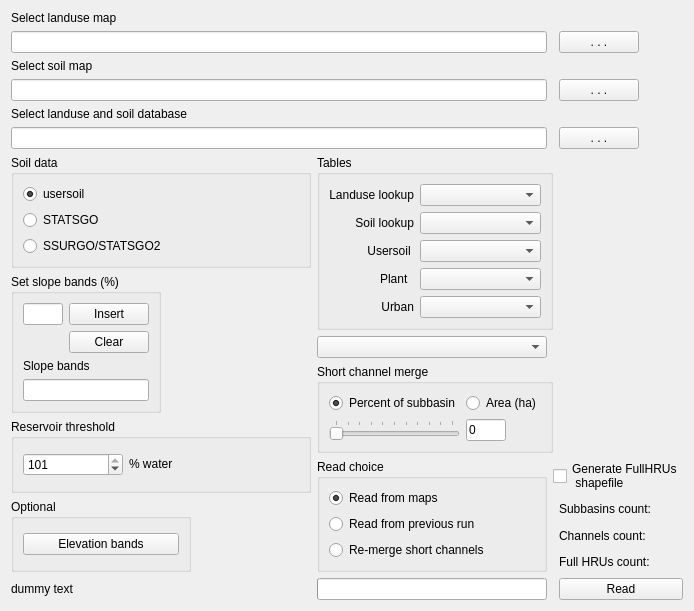
     <widget class="QWidget" name="tab">
      <attribute name="title">
       <string>Landuse and soil</string>
      </attribute>
      <layout class="QGridLayout" name="gridLayout_2">
       <item row="0" column="0">
        <widget class="QLabel" name="selectLanduseLabel">
         <property name="text">
          <string>Select landuse map</string>
         </property>
        </widget>
       </item>
       <item row="1" column="3">
        <widget class="QPushButton" name="selectLanduseButton">
         <property name="sizePolicy">
          <sizepolicy hsizetype="Fixed" vsizetype="Fixed">
           <horstretch>0</horstretch>
           <verstretch>0</verstretch>
          </sizepolicy>
         </property>
         <property name="toolTip">
          <string>Select landuse raster</string>
         </property>
         <property name="autoFillBackground">
          <bool>false</bool>
         </property>
         <property name="text">
          <string>. . .</string>
         </property>
         <property name="autoDefault">
          <bool>false</bool>
         </property>
         <property name="flat">
          <bool>false</bool>
         </property>
         <property name="browseButton" stdset="0">
          <bool>true</bool>
         </property>
        </widget>
       </item>
       <item row="2" column="0">
        <widget class="QLabel" name="selectSoilLabel">
         <property name="text">
          <string>Select soil map</string>
         </property>
        </widget>
       </item>
       <item row="3" column="3">
        <widget class="QPushButton" name="selectSoilButton">
         <property name="sizePolicy">
          <sizepolicy hsizetype="Fixed" vsizetype="Fixed">
           <horstretch>0</horstretch>
           <verstretch>0</verstretch>
          </sizepolicy>
         </property>
         <property name="toolTip">
          <string>Select soil raster</string>
         </property>
         <property name="text">
          <string>. . .</string>
         </property>
         <property name="autoDefault">
          <bool>false</bool>
         </property>
        </widget>
       </item>
       <item row="4" column="0">
        <widget class="QLabel" name="dbLabel">
         <property name="text">
          <string>Select landuse and soil database</string>
         </property>
        </widget>
       </item>
       <item row="5" column="3">
        <widget class="QPushButton" name="selectPlantSoilDatabaseButton">
         <property name="sizePolicy">
          <sizepolicy hsizetype="Fixed" vsizetype="Fixed">
           <horstretch>0</horstretch>
           <verstretch>0</verstretch>
          </sizepolicy>
         </property>
         <property name="toolTip">
          <string>Select database with tables defining landuse and soil attributes</string>
         </property>
         <property name="text">
          <string>. . .</string>
         </property>
         <property name="autoDefault">
          <bool>false</bool>
         </property>
        </widget>
       </item>
       <item row="6" column="0">
        <widget class="QGroupBox" name="soilGroup">
         <property name="minimumSize">
          <size>
           <width>0</width>
           <height>0</height>
          </size>
         </property>
         <property name="maximumSize">
          <size>
           <width>16777215</width>
           <height>16777215</height>
          </size>
         </property>
         <property name="title">
          <string>Soil data</string>
         </property>
         <layout class="QGridLayout" name="gridLayout_15">
          <item row="0" column="0">
           <widget class="QRadioButton" name="usersoilButton">
            <property name="text">
             <string>usersoil</string>
            </property>
            <property name="checked">
             <bool>true</bool>
            </property>
           </widget>
          </item>
          <item row="1" column="0">
           <widget class="QRadioButton" name="STATSGOButton">
            <property name="text">
             <string>STATSGO</string>
            </property>
           </widget>
          </item>
          <item row="2" column="0">
           <widget class="QRadioButton" name="SSURGOButton">
            <property name="text">
             <string>SSURGO/STATSGO2</string>
            </property>
           </widget>
          </item>
         </layout>
        </widget>
       </item>
       <item row="6" column="1" rowspan="2" colspan="2">
        <widget class="QGroupBox" name="tableGroup">
         <property name="title">
          <string>Tables</string>
         </property>
         <layout class="QGridLayout" name="gridLayout_3">
          <item row="0" column="0">
           <widget class="QLabel" name="landuseTableLabel">
            <property name="text">
             <string>Landuse lookup</string>
            </property>
            <property name="alignment">
             <set>Qt::AlignRight|Qt::AlignTrailing|Qt::AlignVCenter</set>
            </property>
           </widget>
          </item>
          <item row="0" column="1">
           <widget class="QComboBox" name="selectLanduseTable">
            <property name="sizePolicy">
             <sizepolicy hsizetype="MinimumExpanding" vsizetype="Fixed">
              <horstretch>0</horstretch>
              <verstretch>0</verstretch>
             </sizepolicy>
            </property>
            <property name="toolTip">
             <string>&lt;html&gt;&lt;head/&gt;&lt;body&gt;&lt;p&gt;Select table in project database mapping landuse grid values to  landuse codes defined in either a plant or urban landuse table in the landuse and soil database&lt;/p&gt;&lt;/body&gt;&lt;/html&gt;</string>
            </property>
           </widget>
          </item>
          <item row="1" column="0">
           <widget class="QLabel" name="soilTableLabel">
            <property name="text">
             <string>Soil lookup</string>
            </property>
            <property name="alignment">
             <set>Qt::AlignRight|Qt::AlignTrailing|Qt::AlignVCenter</set>
            </property>
           </widget>
          </item>
          <item row="1" column="1">
           <widget class="QComboBox" name="selectSoilTable">
            <property name="sizePolicy">
             <sizepolicy hsizetype="MinimumExpanding" vsizetype="Fixed">
              <horstretch>0</horstretch>
              <verstretch>0</verstretch>
             </sizepolicy>
            </property>
            <property name="toolTip">
             <string>&lt;html&gt;&lt;head/&gt;&lt;body&gt;&lt;p&gt;Select table in project database mapping soil raster values to soil names in a usersoil table in the landuse and soil database&lt;/p&gt;&lt;/body&gt;&lt;/html&gt;</string>
            </property>
           </widget>
          </item>
          <item row="2" column="0">
           <widget class="QLabel" name="selectUsersoilTableLabel">
            <property name="text">
             <string>Usersoil </string>
            </property>
            <property name="scaledContents">
             <bool>false</bool>
            </property>
            <property name="alignment">
             <set>Qt::AlignRight|Qt::AlignTrailing|Qt::AlignVCenter</set>
            </property>
           </widget>
          </item>
          <item row="2" column="1">
           <widget class="QComboBox" name="selectUsersoilTable">
            <property name="sizePolicy">
             <sizepolicy hsizetype="MinimumExpanding" vsizetype="Fixed">
              <horstretch>0</horstretch>
              <verstretch>0</verstretch>
             </sizepolicy>
            </property>
            <property name="toolTip">
             <string>&lt;html&gt;&lt;head/&gt;&lt;body&gt;&lt;p&gt;Select table in landuse and soil database providing soil attributes.&lt;/p&gt;&lt;/body&gt;&lt;/html&gt;</string>
            </property>
           </widget>
          </item>
          <item row="3" column="0">
           <widget class="QLabel" name="selectPlantTableLabel">
            <property name="text">
             <string>Plant  </string>
            </property>
            <property name="alignment">
             <set>Qt::AlignRight|Qt::AlignTrailing|Qt::AlignVCenter</set>
            </property>
           </widget>
          </item>
          <item row="3" column="1">
           <widget class="QComboBox" name="selectPlantTable">
            <property name="sizePolicy">
             <sizepolicy hsizetype="MinimumExpanding" vsizetype="Fixed">
              <horstretch>0</horstretch>
              <verstretch>0</verstretch>
             </sizepolicy>
            </property>
            <property name="toolTip">
             <string>&lt;html&gt;&lt;head/&gt;&lt;body&gt;&lt;p&gt;Select table in landuse and soil database providing plantl attributes.&lt;/p&gt;&lt;/body&gt;&lt;/html&gt;</string>
            </property>
           </widget>
          </item>
          <item row="4" column="0">
           <widget class="QLabel" name="selectUrbanTableLabel">
            <property name="text">
             <string>Urban</string>
            </property>
            <property name="alignment">
             <set>Qt::AlignRight|Qt::AlignTrailing|Qt::AlignVCenter</set>
            </property>
           </widget>
          </item>
          <item row="4" column="1">
           <widget class="QComboBox" name="selectUrbanTable">
            <property name="sizePolicy">
             <sizepolicy hsizetype="MinimumExpanding" vsizetype="Fixed">
              <horstretch>0</horstretch>
              <verstretch>0</verstretch>
             </sizepolicy>
            </property>
            <property name="toolTip">
             <string>&lt;html&gt;&lt;head/&gt;&lt;body&gt;&lt;p&gt;Select table in landuse and soil database providing urban landuse attributes.&lt;/p&gt;&lt;/body&gt;&lt;/html&gt;</string>
            </property>
           </widget>
          </item>
         </layout>
        </widget>
       </item>
       <item row="7" column="0" rowspan="3">
        <widget class="QGroupBox" name="slopeGroup">
         <property name="sizePolicy">
          <sizepolicy hsizetype="Preferred" vsizetype="Preferred">
           <horstretch>0</horstretch>
           <verstretch>0</verstretch>
          </sizepolicy>
         </property>
         <property name="maximumSize">
          <size>
           <width>150</width>
           <height>16777215</height>
          </size>
         </property>
         <property name="title">
          <string>Set slope bands (%)</string>
         </property>
         <layout class="QGridLayout" name="gridLayout_4">
          <item row="1" column="1">
           <widget class="QPushButton" name="clearButton">
            <property name="sizePolicy">
             <sizepolicy hsizetype="MinimumExpanding" vsizetype="Fixed">
              <horstretch>0</horstretch>
              <verstretch>0</verstretch>
             </sizepolicy>
            </property>
            <property name="toolTip">
             <string>Cancel all slope bands</string>
            </property>
            <property name="text">
             <string>Clear</string>
            </property>
            <property name="autoDefault">
             <bool>false</bool>
            </property>
           </widget>
          </item>
          <item row="0" column="0">
           <widget class="QLineEdit" name="slopeBand">
            <property name="toolTip">
             <string>Enter a slope percent value to be a new boundary between slope bands.</string>
            </property>
           </widget>
          </item>
          <item row="2" column="0" colspan="2">
           <widget class="QLabel" name="slopeBandsLabel">
            <property name="text">
             <string>Slope bands</string>
            </property>
           </widget>
          </item>
          <item row="3" column="0" colspan="2">
           <widget class="QLineEdit" name="slopeBrowser">
            <property name="readOnly">
             <bool>true</bool>
            </property>
           </widget>
          </item>
          <item row="1" column="0">
           <spacer name="horizontalSpacer">
            <property name="orientation">
             <enum>Qt::Horizontal</enum>
            </property>
            <property name="sizeHint" stdset="0">
             <size>
              <width>40</width>
              <height>20</height>
             </size>
            </property>
           </spacer>
          </item>
          <item row="0" column="1">
           <widget class="QPushButton" name="insertButton">
            <property name="sizePolicy">
             <sizepolicy hsizetype="MinimumExpanding" vsizetype="Fixed">
              <horstretch>0</horstretch>
              <verstretch>0</verstretch>
             </sizepolicy>
            </property>
            <property name="toolTip">
             <string>Insert a new division between slope bands</string>
            </property>
            <property name="text">
             <string>Insert</string>
            </property>
            <property name="autoDefault">
             <bool>false</bool>
            </property>
           </widget>
          </item>
         </layout>
         <zorder>clearButton</zorder>
         <zorder>slopeBand</zorder>
         <zorder>slopeBandsLabel</zorder>
         <zorder>slopeBrowser</zorder>
         <zorder>horizontalSpacer</zorder>
         <zorder>insertButton</zorder>
        </widget>
       </item>
       <item row="8" column="1">
        <widget class="QComboBox" name="floodplainCombo">
         <property name="sizePolicy">
          <sizepolicy hsizetype="Expanding" vsizetype="Fixed">
           <horstretch>0</horstretch>
           <verstretch>0</verstretch>
          </sizepolicy>
         </property>
         <property name="toolTip">
          <string/>
         </property>
         <property name="maxVisibleItems">
          <number>20</number>
         </property>
        </widget>
       </item>
       <item row="9" column="1" rowspan="2" colspan="2">
        <widget class="QGroupBox" name="shortChannelGroup">
         <property name="sizePolicy">
          <sizepolicy hsizetype="Preferred" vsizetype="Preferred">
           <horstretch>0</horstretch>
           <verstretch>0</verstretch>
          </sizepolicy>
         </property>
         <property name="toolTip">
          <string>&lt;html&gt;&lt;head/&gt;&lt;body&gt;&lt;p&gt;Short channels can occur when stream junctions happen to be close together. There is an option to merge them, and hence their landscape units, by selecting a threshold of either a percentage of the subbasin area or an area in hectares. Channels with a drainage area less than the threshold will, where possible, be merged with a downstream channel. Channels are not merged if they have a user-defined reservoir, or if the downstream channel is in a different subbasin. Setting the threshold to zero prevents any merging.&lt;/p&gt;&lt;/body&gt;&lt;/html&gt;</string>
         </property>
         <property name="title">
          <string>Short channel merge</string>
         </property>
         <layout class="QGridLayout" name="gridLayout_5">
          <item row="1" column="0">
           <widget class="QSlider" name="channelMergeSlider">
            <property name="sizePolicy">
             <sizepolicy hsizetype="Expanding" vsizetype="Fixed">
              <horstretch>0</horstretch>
              <verstretch>0</verstretch>
             </sizepolicy>
            </property>
            <property name="maximum">
             <number>100</number>
            </property>
            <property name="orientation">
             <enum>Qt::Horizontal</enum>
            </property>
            <property name="tickPosition">
             <enum>QSlider::TicksAbove</enum>
            </property>
           </widget>
          </item>
          <item row="1" column="1">
           <widget class="QLineEdit" name="channelMergeVal">
            <property name="maximumSize">
             <size>
              <width>40</width>
              <height>16777215</height>
             </size>
            </property>
            <property name="text">
             <string>0</string>
            </property>
           </widget>
          </item>
          <item row="0" column="1">
           <widget class="QRadioButton" name="channelAreaButton">
            <property name="text">
             <string>Area (ha)</string>
            </property>
           </widget>
          </item>
          <item row="0" column="0">
           <widget class="QRadioButton" name="channelPercentButton">
            <property name="text">
             <string>Percent of subbasin</string>
            </property>
            <property name="checked">
             <bool>true</bool>
            </property>
           </widget>
          </item>
         </layout>
        </widget>
       </item>
       <item row="10" column="0" rowspan="2">
        <widget class="QGroupBox" name="reservoirBox">
         <property name="sizePolicy">
          <sizepolicy hsizetype="Preferred" vsizetype="Preferred">
           <horstretch>0</horstretch>
           <verstretch>0</verstretch>
          </sizepolicy>
         </property>
         <property name="maximumSize">
          <size>
           <width>16777215</width>
           <height>16777215</height>
          </size>
         </property>
         <property name="toolTip">
          <string>&lt;html&gt;&lt;head/&gt;&lt;body&gt;&lt;p&gt;Percent of area that mus tbe water to form a reservoir for this channel. The area is the area draining to the channel if no landscape, else the floodplain of the channel.  The default setting of 101 means tht no reservoirs will be formed other than those selected during delineation.&lt;/p&gt;&lt;/body&gt;&lt;/html&gt;</string>
         </property>
         <property name="title">
          <string>Reservoir threshold</string>
         </property>
         <layout class="QGridLayout" name="gridLayout_6">
          <item row="0" column="0">
           <widget class="QSpinBox" name="reservoirThreshold">
            <property name="sizePolicy">
             <sizepolicy hsizetype="Preferred" vsizetype="Fixed">
              <horstretch>0</horstretch>
              <verstretch>0</verstretch>
             </sizepolicy>
            </property>
            <property name="maximumSize">
             <size>
              <width>100</width>
              <height>16777215</height>
             </size>
            </property>
            <property name="toolTip">
             <string/>
            </property>
            <property name="maximum">
             <number>101</number>
            </property>
            <property name="value">
             <number>101</number>
            </property>
           </widget>
          </item>
          <item row="0" column="1">
           <widget class="QLabel" name="reservoirPercent">
            <property name="sizePolicy">
             <sizepolicy hsizetype="Preferred" vsizetype="Fixed">
              <horstretch>0</horstretch>
              <verstretch>0</verstretch>
             </sizepolicy>
            </property>
            <property name="text">
             <string>% water</string>
            </property>
            <property name="wordWrap">
             <bool>true</bool>
            </property>
           </widget>
          </item>
         </layout>
        </widget>
       </item>
       <item row="11" column="1" rowspan="4">
        <widget class="QGroupBox" name="readChoiceGroup">
         <property name="sizePolicy">
          <sizepolicy hsizetype="Preferred" vsizetype="Preferred">
           <horstretch>0</horstretch>
           <verstretch>0</verstretch>
          </sizepolicy>
         </property>
         <property name="title">
          <string>Read choice</string>
         </property>
         <layout class="QGridLayout" name="gridLayout">
          <item row="2" column="0">
           <widget class="QRadioButton" name="readFromPrevious">
            <property name="sizePolicy">
             <sizepolicy hsizetype="Expanding" vsizetype="Fixed">
              <horstretch>0</horstretch>
              <verstretch>0</verstretch>
             </sizepolicy>
            </property>
            <property name="text">
             <string>Read from previous run</string>
            </property>
           </widget>
          </item>
          <item row="3" column="0">
           <widget class="QRadioButton" name="remerge">
            <property name="sizePolicy">
             <sizepolicy hsizetype="Expanding" vsizetype="Fixed">
              <horstretch>0</horstretch>
              <verstretch>0</verstretch>
             </sizepolicy>
            </property>
            <property name="text">
             <string>Re-merge short channels</string>
            </property>
           </widget>
          </item>
          <item row="0" column="0">
           <widget class="QRadioButton" name="readFromMaps">
            <property name="sizePolicy">
             <sizepolicy hsizetype="Expanding" vsizetype="Fixed">
              <horstretch>0</horstretch>
              <verstretch>0</verstretch>
             </sizepolicy>
            </property>
            <property name="text">
             <string>Read from maps</string>
            </property>
            <property name="checked">
             <bool>true</bool>
            </property>
           </widget>
          </item>
         </layout>
        </widget>
       </item>
       <item row="11" column="2" colspan="2">
        <widget class="QCheckBox" name="generateFullHRUs">
         <property name="sizePolicy">
          <sizepolicy hsizetype="Preferred" vsizetype="Fixed">
           <horstretch>0</horstretch>
           <verstretch>0</verstretch>
          </sizepolicy>
         </property>
         <property name="toolTip">
          <string>&lt;!DOCTYPE HTML PUBLIC &quot;-//W3C//DTD HTML 4.0//EN&quot; &quot;http://www.w3.org/TR/REC-html40/strict.dtd&quot;&gt;
&lt;html&gt;&lt;head&gt;&lt;meta name=&quot;qrichtext&quot; content=&quot;1&quot; /&gt;&lt;style type=&quot;text/css&quot;&gt;
p, li { white-space: pre-wrap; }
&lt;/style&gt;&lt;/head&gt;&lt;body style=&quot; font-family:'MS Shell Dlg 2'; font-size:8.25pt; font-weight:400; font-style:normal;&quot;&gt;
&lt;p style=&quot; margin-top:0px; margin-bottom:0px; margin-left:0px; margin-right:0px; -qt-block-indent:0; text-indent:0px;&quot;&gt;&lt;span style=&quot; font-size:8pt;&quot;&gt;Check to create and load a shapefile showing all the potential HRUs.&lt;/span&gt;&lt;/p&gt;
&lt;p style=&quot;-qt-paragraph-type:empty; margin-top:0px; margin-bottom:0px; margin-left:0px; margin-right:0px; -qt-block-indent:0; text-indent:0px; font-size:8pt;&quot;&gt;&lt;/p&gt;
&lt;p style=&quot; margin-top:0px; margin-bottom:0px; margin-left:0px; margin-right:0px; -qt-block-indent:0; text-indent:0px;&quot;&gt;&lt;span style=&quot; font-size:8pt;&quot;&gt;You will need this file if you intend to visualise HRU results.&lt;/span&gt;&lt;/p&gt;
&lt;p style=&quot;-qt-paragraph-type:empty; margin-top:0px; margin-bottom:0px; margin-left:0px; margin-right:0px; -qt-block-indent:0; text-indent:0px; font-size:8pt;&quot;&gt;&lt;/p&gt;&lt;/body&gt;&lt;/html&gt;</string>
         </property>
         <property name="text">
          <string>Generate FullHRUs
 shapefile</string>
         </property>
        </widget>
       </item>
       <item row="12" column="0" rowspan="3">
        <widget class="QGroupBox" name="optionGroup">
         <property name="sizePolicy">
          <sizepolicy hsizetype="Preferred" vsizetype="Preferred">
           <horstretch>0</horstretch>
           <verstretch>0</verstretch>
          </sizepolicy>
         </property>
         <property name="maximumSize">
          <size>
           <width>180</width>
           <height>16777215</height>
          </size>
         </property>
         <property name="title">
          <string>Optional</string>
         </property>
         <layout class="QGridLayout" name="gridLayout_14">
          <item row="0" column="0">
           <widget class="QPushButton" name="elevBandsButton">
            <property name="sizePolicy">
             <sizepolicy hsizetype="Preferred" vsizetype="Fixed">
              <horstretch>0</horstretch>
              <verstretch>0</verstretch>
             </sizepolicy>
            </property>
            <property name="toolTip">
             <string>Click to set elevation bands</string>
            </property>
            <property name="text">
             <string>Elevation bands</string>
            </property>
            <property name="autoDefault">
             <bool>false</bool>
            </property>
           </widget>
          </item>
         </layout>
        </widget>
       </item>
       <item row="12" column="3">
        <widget class="QLabel" name="subbasinsLabel">
         <property name="sizePolicy">
          <sizepolicy hsizetype="Preferred" vsizetype="Preferred">
           <horstretch>0</horstretch>
           <verstretch>0</verstretch>
          </sizepolicy>
         </property>
         <property name="text">
          <string>Subbasins count:  </string>
         </property>
        </widget>
       </item>
       <item row="13" column="3">
        <widget class="QLabel" name="channelsLabel">
         <property name="sizePolicy">
          <sizepolicy hsizetype="Preferred" vsizetype="Preferred">
           <horstretch>0</horstretch>
           <verstretch>0</verstretch>
          </sizepolicy>
         </property>
         <property name="text">
          <string>Channels count:  </string>
         </property>
        </widget>
       </item>
       <item row="14" column="3">
        <widget class="QLabel" name="fullHRUsLabel">
         <property name="sizePolicy">
          <sizepolicy hsizetype="Preferred" vsizetype="Preferred">
           <horstretch>0</horstretch>
           <verstretch>0</verstretch>
          </sizepolicy>
         </property>
         <property name="text">
          <string>Full HRUs count:   </string>
         </property>
        </widget>
       </item>
       <item row="15" column="0">
        <widget class="QLabel" name="progressLabel1">
         <property name="minimumSize">
          <size>
           <width>300</width>
           <height>0</height>
          </size>
         </property>
         <property name="text">
          <string>dummy text        </string>
         </property>
        </widget>
       </item>
       <item row="15" column="1">
        <widget class="QProgressBar" name="progressBar">
         <property name="value">
          <number>0</number>
         </property>
         <property name="textVisible">
          <bool>false</bool>
         </property>
        </widget>
       </item>
       <item row="15" column="3">
        <widget class="QPushButton" name="readButton">
         <property name="sizePolicy">
          <sizepolicy hsizetype="MinimumExpanding" vsizetype="Fixed">
           <horstretch>0</horstretch>
           <verstretch>0</verstretch>
          </sizepolicy>
         </property>
         <property name="toolTip">
          <string>Read watershed, landuse, and soil data to create potential HRUs.</string>
         </property>
         <property name="text">
          <string>Read</string>
         </property>
         <property name="autoDefault">
          <bool>false</bool>
         </property>
        </widget>
       </item>
       <item row="1" column="0" colspan="2">
        <widget class="QLineEdit" name="selectLanduse">
         <property name="sizePolicy">
          <sizepolicy hsizetype="Preferred" vsizetype="Fixed">
           <horstretch>0</horstretch>
           <verstretch>0</verstretch>
          </sizepolicy>
         </property>
        </widget>
       </item>
       <item row="3" column="0" colspan="2">
        <widget class="QLineEdit" name="selectSoil">
         <property name="sizePolicy">
          <sizepolicy hsizetype="Preferred" vsizetype="Fixed">
           <horstretch>0</horstretch>
           <verstretch>0</verstretch>
          </sizepolicy>
         </property>
        </widget>
       </item>
       <item row="5" column="0" colspan="2">
        <widget class="QLineEdit" name="plantSoilDatabase">
         <property name="sizePolicy">
          <sizepolicy hsizetype="Expanding" vsizetype="Fixed">
           <horstretch>0</horstretch>
           <verstretch>0</verstretch>
          </sizepolicy>
         </property>
        </widget>
       </item>
      </layout>
     </widget>
